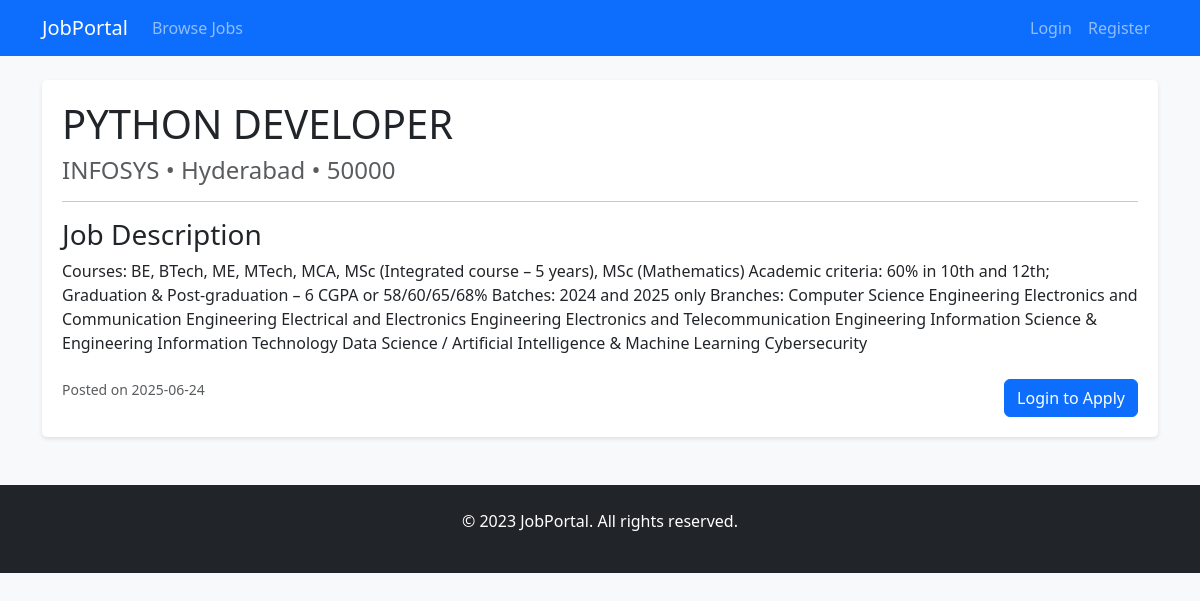
/job/1, run on the app's committed database.
### app/models.py (models this page shows)
class Job(db.Model):
    __tablename__ = 'jobs'
    id = db.Column(db.Integer, primary_key=True)
    title = db.Column(db.String(100), nullable=False)
    description = db.Column(db.Text, nullable=False)
    salary = db.Column(db.String(50))
    location = db.Column(db.String(100))
    company = db.Column(db.String(100))
    user_id = db.Column(db.Integer, db.ForeignKey('users.id'), nullable=False)
    date_posted = db.Column(db.DateTime, nullable=False, default=datetime.utcnow)
    applications = db.relationship('Application', back_populates='job', lazy=True)
    author = db.relationship('User', back_populates='jobs',
                           foreign_keys=[user_id])

### app/routes.py (the view)
@jobs.route('/job/<int:job_id>')
def job_detail(job_id):
    job = Job.query.get_or_404(job_id)
    return render_template('jobs/detail.html', job=job)

### app/templates/jobs/detail.html (shortened to what this page needs)
{% extends "base.html" %}
{% block content %}
<div class="job-detail">
    <h1>{{ job.title }}</h1>
    <h4 class="text-muted">{{ job.company }} • {{ job.location }} • {{ job.salary }}</h4>
    <hr>
    <div class="mb-4">
        <h3>Job Description</h3>
        <p>{{ job.description }}</p>
    </div>
    <div class="d-flex justify-content-between">
        <small class="text-muted">
            Posted on {{ job.date_posted.strftime('%Y-%m-%d') }}
        </small>
        {% if current_user.is_authenticated %}
            {% if current_user.role == 'jobseeker' %}
                {% if not current_user.has_applied(job) %}
                    <form action="{{ url_for('jobs.apply_job', job_id=job.id) }}" method="POST">
                        <button type="submit" class="btn btn-primary">Apply Now</button>
                    </form>
                {% else %}
                    <button class="btn btn-success" disabled>Already Applied</button>
                {% endif %}
            {% elif current_user.id == job.user_id %}
                <div>
                    <a href="{{ url_for('jobs.edit_job', job_id=job.id) }}" class="btn btn-secondary">Edit</a>
                    <button class="btn btn-danger" data-bs-toggle="modal" data-bs-target="#deleteModal">Delete</button>
                </div>
            {% endif %}
        {% else %}
            <a href="{{ url_for('auth.login') }}" class="btn btn-primary">Login to Apply</a>
        {% endif %}
    </div>
</div>
{% endblock %}

### app/static/css/style.css (style rules this page uses)
body { background-color: #f8f9fa; }
.job-detail { background-color: white; border-radius: 5px; padding: 20px; box-shadow: 0 2px 4px rgba(0, 0, 0, 0.1); }

### data on the page
Job: title "PYTHON DEVELOPER", company "INFOSYS", location "Hyderabad", salary "50000", description "Courses: BE, BTech, ME, MTech, MCA, MSc (Integrated course – 5 years), MSc (Mathematics) Academic criteria: 60% in 10th and 12th; Graduation & Post-graduation – 6 CGPA or 58/60/65/68% Batches: 2024 and 2025 only Branches: Computer Science Engineering Electronics and Communication Engineering Electrical and Electronics Engineering Electronics and Telecommunication Engineering Information Science & Engineering Information Technology Data Science / Artificial Intelligence & Machine Learning Cybersecurity", date_posted "2025-06-24"
